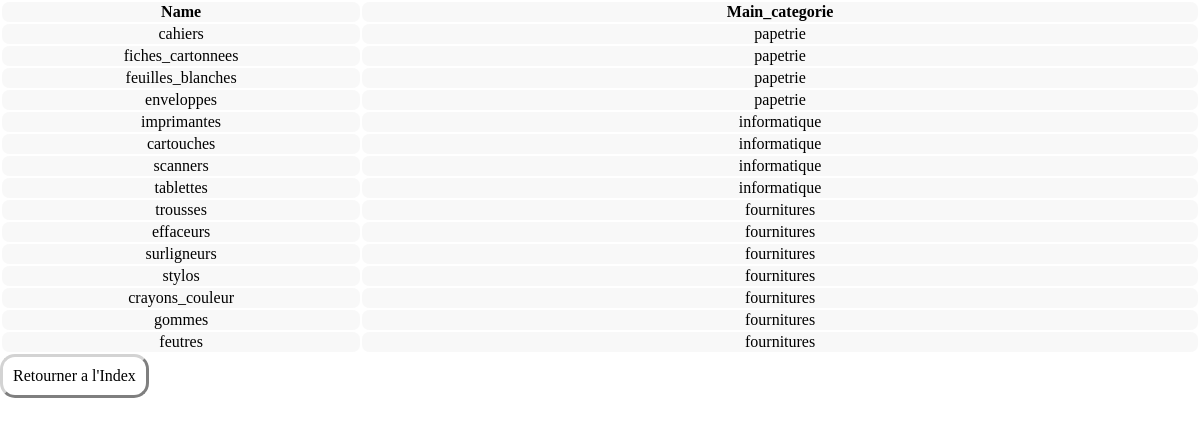
The page /admin/categorie/ (signed in) on the database its author committed.
### tables this page shows
CREATE TABLE "Category" (
	"name"	TEXT NOT NULL UNIQUE,
	"main_category"	TEXT,
	PRIMARY KEY("name"),
	FOREIGN KEY("main_category") REFERENCES "Main_categories"("name")
);

### dev/views.py (the view)
@app.route('/admin/categorie/', methods=['POST', 'GET'])
def admin_view_category():
    try:
        session["user"]
        if getadminstate() == True:
            return render_template('admin/category-view.html', cat=db.get_table("Category"))
        else :
            raise KeyError
    except KeyError:
        return redirect(url_for('index', user_pseudo = getpseudo(), user_admin = getadminstate()))

### dev/db.py (called while the page is built)
def get_db():
    if 'db' not in g:
        g.db = sqlite3.connect(
            current_app.config['DATABASE'],
            detect_types=sqlite3.PARSE_DECLTYPES
        )
        g.db.row_factory = sqlite3.Row
    return g.db

def gestion_db(function):
    def function_decorator(*args):
        db = get_db()
        cur = db.cursor()
        f = function(*args, cursor=cur)
        db.commit()
        cur.close()
        return f
    return function_decorator

@gestion_db
def get_user(column:str, value:str, /, cursor:sqlite3.Cursor=None) -> models.User:
    cursor.execute(f"SELECT * FROM User WHERE {column}='{value}'")
    try:
        param = cursor.fetchall()[0]
        user = models.User()
        user.pseudo = param[0]
        user.firstname = param[1]
        user.lastname = param[2]
        user.sexe = param[3]
        user.email = param[4]
        user.adress = param[5]
        user.city = param[6]
        user.postalcode = param[7]
        user.phone = param[8]
        user.datebirthday = param[9]
        user.password = param[10]
        user.temporarypassword = param[11]
        user.isadmin = param[12]
        return user
    except:
        return None

@gestion_db
def get_table(table:str, /, cursor:sqlite3.Cursor=None) -> tuple:
    result = []
    for p in cursor.execute(f"SELECT * FROM {table}"):
        result.append(tuple([e for e in p]))
    return tuple(result)

### dev/views.py (called while the page is built)
def getadminstate () :
    try :
        session["user"]
    except KeyError :
        return False
    user_ = db.get_user('pseudo', session['user'])
    if user_.isadmin == 'YES' :
        return True
    else :
        return False

### dev/templates/admin/category-view.html (shortened to what this page needs)
{% extends 'admin/base.html' %}
{% block content %}
<body>
    <section>
        <table width=100%>
            <thead>
                <th class="cat-view-column-0">Name</th>
                <th class="cat-view-column-1">Main_categorie</th>
            </thead>
            <tbody>
                {% for category in cat %}
                <tr>
                    <td class="cat-view-column-0">{{category[0]}}</td>
                    <td class="cat-view-column-1">{{category[1]}}</a></td>
                </tr>
                {% endfor %}
            </tbody>
        </table>
    </section>
    <div class="retour-index">
        <a id="retour-index-admin" href="/admin/">Retourner a l'Index</a>
    </div>
</body>
{% endblock %}

### dev/templates/admin/base.html (shortened to what this page needs)
<!DOCTYPE html>
<html>
    <head>
        <link rel="stylesheet" href="{{ url_for('static', filename='css/style-admin.css') }}"/>
        <link rel="stylesheet" href="{{ url_for('static', filename='css/style-layout.css') }}"/>
    </head>
    <body>
        {% block content %}{% endblock %}
    </body>
</html>

### dev/static/css/style-admin.css (style rules this page uses)
body { margin: 0; padding: 0; background-image: url('../img/background.jpg'); background-size: cover; display: flex; flex-direction: column; }
.cat-view-column-0 { width: 30%; font-family: verdana; background-color: rgba(245, 245, 245, 0.7); border-radius: 7px; justify-content: center; text-align: center; }
.cat-view-column-1 { width: 70%; font-family: verdana; background-color: rgba(245, 245, 245, 0.7); border-radius: 7px; text-align: center; }
.retour-index { display: flex; flex-direction: row; justify-content: space-between; }
#retour-index-admin { text-align: center; text-decoration: none; color: black; border-width: 3px; border-style: outset; border-color: lightgray; border-radius: 15px; padding: 10px; background-color: white; align-self: flex-start; }
#retour-index-admin { text-decoration: none; color: var(--DATA_COLOR_LIENS); }

### rows shown on the page
Category: name "cahiers", main_category "papetrie"
Category: name "fiches_cartonnees", main_category "papetrie"
Category: name "feuilles_blanches", main_category "papetrie"
Category: name "enveloppes", main_category "papetrie"
Category: name "imprimantes", main_category "informatique"
Category: name "cartouches", main_category "informatique"
Category: name "scanners", main_category "informatique"
Category: name "tablettes", main_category "informatique"
Category: name "trousses", main_category "fournitures"
Category: name "effaceurs", main_category "fournitures"
Category: name "surligneurs", main_category "fournitures"
Category: name "stylos", main_category "fournitures"
Category: name "crayons_couleur", main_category "fournitures"
Category: name "gommes", main_category "fournitures"
Category: name "feutres", main_category "fournitures"
